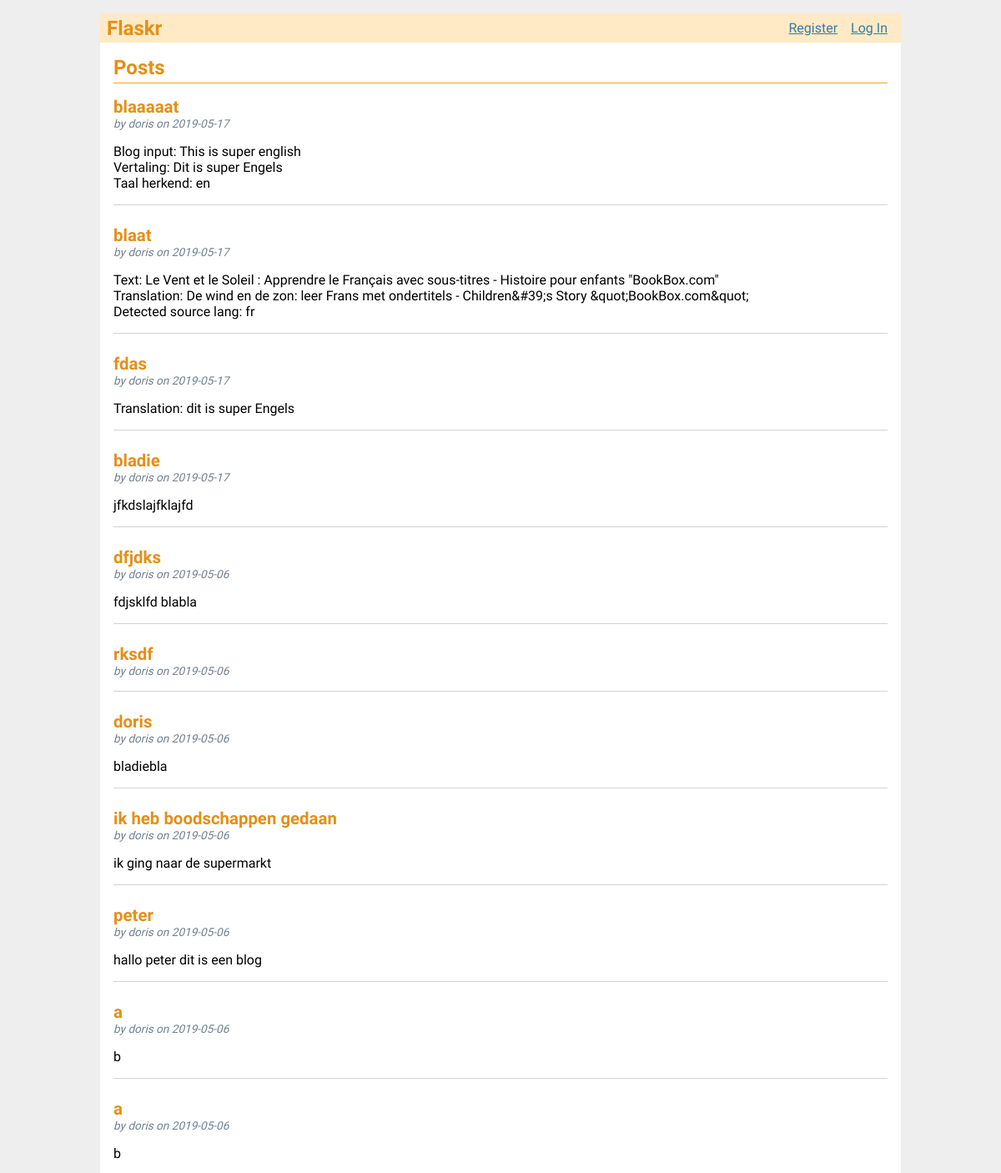
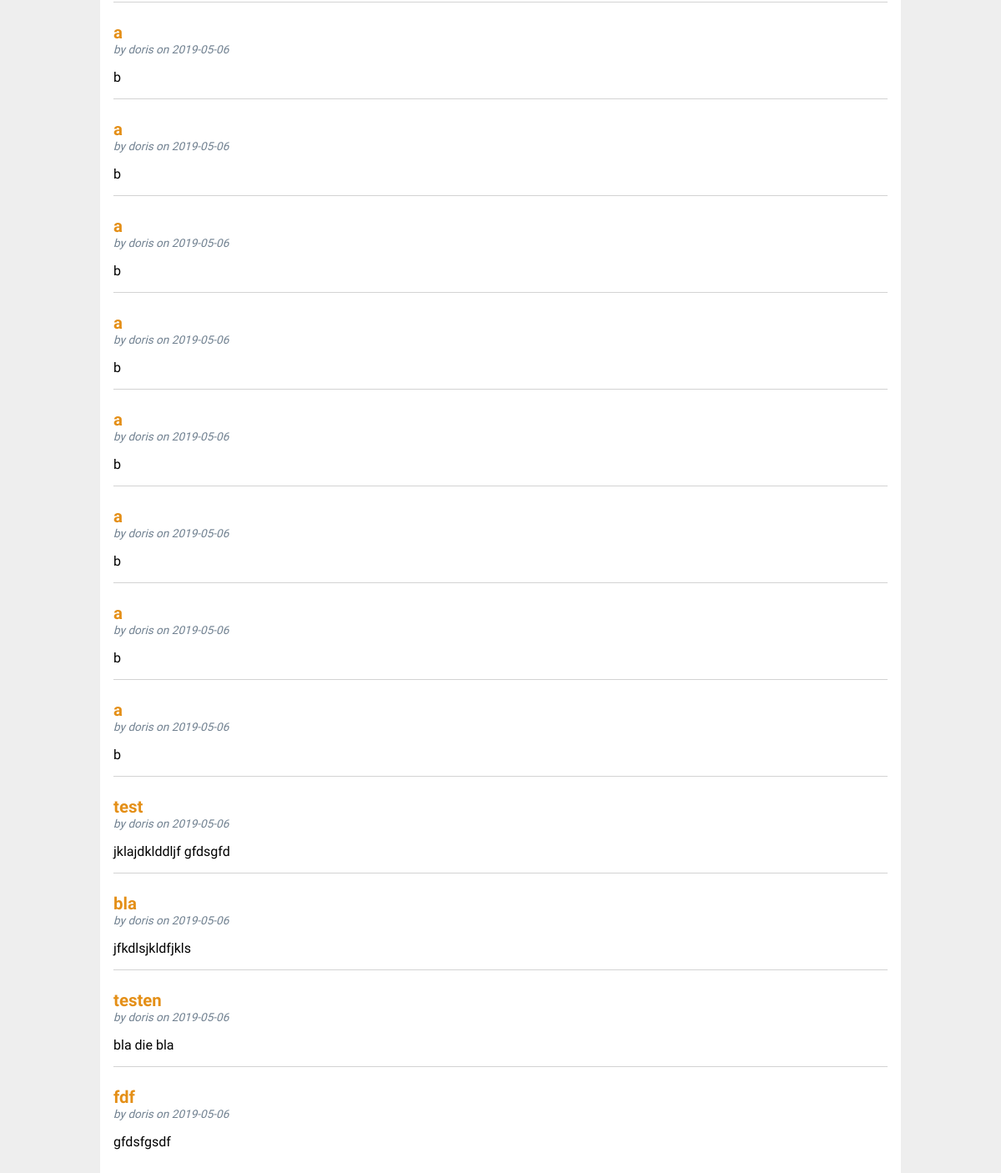
The page / on the database its author committed (2 pictures, top to bottom).
### tables this page shows
CREATE TABLE post (
  id INTEGER PRIMARY KEY AUTOINCREMENT,
  author_id INTEGER NOT NULL,
  created TIMESTAMP NOT NULL DEFAULT CURRENT_TIMESTAMP,
  title TEXT NOT NULL,
  body TEXT NOT NULL,
  FOREIGN KEY (author_id) REFERENCES user (id)
);

CREATE TABLE user (
  id INTEGER PRIMARY KEY AUTOINCREMENT,
  username TEXT UNIQUE NOT NULL,
  password TEXT NOT NULL
);

### flaskr/blog.py (the view)
@bp.route('/')
def index():
    db = get_db()
    posts = db.execute(
        'SELECT p.id, title, body, created, author_id, username'
        ' FROM post p JOIN user u ON p.author_id = u.id'
        ' ORDER BY created DESC'
    ).fetchall()
    return render_template('blog/index.html', posts=posts)

### flaskr/auth.py (called while the page is built)
@bp.before_app_request
def load_logged_in_user():
    user_id = session.get('user_id')
    if user_id is None:
        g.user = None
    else:
        g.user = get_db().execute(
            'SELECT * FROM user WHERE id = ?', (user_id,)
        ).fetchone()

### flaskr/db.py (called while the page is built)
def dict_factory(cursor, row):
    d = {}
    for idx, col in enumerate(cursor.description):
        d[col[0]] = row[idx]
    return d

def get_db():
	if 'db' not in g:
		g.db = sqlite3.connect(
			current_app.config['DATABASE'],
			detect_types=sqlite3.PARSE_DECLTYPES
		)
		g.db.row_factory = dict_factory
	return g.db

### flaskr/templates/blog/index.html (shortened to what this page needs)
{% extends 'base.html' %}
{% block header %}
  <h1>{% block title %}Posts{% endblock %}</h1>
{% endblock %}
{% block content %}
  {% for post in posts %}
    <article class="post">
      <header>
        <div>
          <h1>{{ post['title'] }}</h1>
          <div class="about">by {{ post['username'] }} on {{ post['created'].strftime('%Y-%m-%d') }}</div>
        </div>
      </header>
      <p class="body">{{ post['body'] }}</p>
    </article>
    {% if not loop.last %}
      <hr>
    {% endif %}
  {% endfor %}
{% endblock %}

### flaskr/templates/base.html (shortened to what this page needs)
<!doctype html>
<link rel="stylesheet" href="{{ url_for('static', filename='style.css') }}">
<nav>
  <h1>Flaskr</h1>
  <ul>
    {% if g.user %}
      <li><span>{{ g.user['username'] }}</span>
      <li><a href="{{ url_for('auth.logout') }}">Log Out</a>
    {% else %}
      <li><a href="{{ url_for('auth.register') }}">Register</a>
      <li><a href="{{ url_for('auth.login') }}">Log In</a>
    {% endif %}
  </ul>
</nav>
<section class="content">
  <header>
    {% block header %}{% endblock %}
  </header>
  {% block content %}{% endblock %}
</section>

### flaskr/static/style.css (style rules this page uses)
h1 { font-family: 'Miriam Libre', Arial, Geneva, sans-serif; color: #E48F17; margin: 1rem 0; }
a { color: #377ba8; }
hr { border: none; border-top: 1px solid lightgray; }
nav { background: #ffeac5; display: flex; align-items: center; padding: 0 0.5rem; }
nav h1 { flex: auto; margin: 0; }
nav ul { display: flex; list-style: none; margin: 0; padding: 0; }
nav ul li a, nav ul li span, header .action { display: block; padding: 0.5rem; }
.content { padding: 0 1rem 1rem; }
.content > header { border-bottom: 1px solid #F6A71D; display: flex; align-items: flex-end; }
.content > header h1 { flex: auto; margin: 1rem 0 0.25rem 0; }
.post > header { display: flex; align-items: flex-end; font-size: 0.85em; }
.post > header > div:first-of-type { flex: auto; }
.post > header h1 { font-size: 1.5em; margin-bottom: 0; }
.post .about { color: slategray; font-style: italic; }
.post .body { white-space: pre-line; }
.content:last-child { margin-bottom: 0; }

### rows shown on the page
post: title "blaaaaat", username "doris", created "2019-05-17", body "Blog input: This is super english Vertaling: Dit is super Engels Taal herkend: en"
post: title "blaat", username "doris", created "2019-05-17", body "Text: Le Vent et le Soleil : Apprendre le Français avec sous-titres - Histoire pour enfants \"BookBox.com\" Translation: De wind en de zon: leer Frans met ondertitels - Children&#39;s Story &quot;BookBox.com&quot; Detected source lang: fr"
post: title "fdas", username "doris", created "2019-05-17", body "Translation: dit is super Engels"
post: title "bladie", username "doris", created "2019-05-17", body "jfkdslajfklajfd"
post: title "dfjdks", username "doris", created "2019-05-06", body "fdjsklfd blabla"
post: title "rksdf", username "doris", created "2019-05-06"
post: title "doris", username "doris", created "2019-05-06", body "bladiebla"
post: title "ik heb boodschappen gedaan", username "doris", created "2019-05-06", body "ik ging naar de supermarkt"
post: title "peter", username "doris", created "2019-05-06", body "hallo peter dit is een blog"
post: title "a", username "doris", created "2019-05-06", body "b"
post: title "a", username "doris", created "2019-05-06", body "b"
post: title "a", username "doris", created "2019-05-06", body "b"
post: title "a", username "doris", created "2019-05-06", body "b"
post: title "a", username "doris", created "2019-05-06", body "b"
post: title "a", username "doris", created "2019-05-06", body "b"
post: title "a", username "doris", created "2019-05-06", body "b"
post: title "a", username "doris", created "2019-05-06", body "b"
post: title "a", username "doris", created "2019-05-06", body "b"
post: title "a", username "doris", created "2019-05-06", body "b"
post: title "test", username "doris", created "2019-05-06", body "jklajdklddljf gfdsgfd"
post: title "bla", username "doris", created "2019-05-06", body "jfkdlsjkldfjkls"
post: title "testen", username "doris", created "2019-05-06", body "bla die bla"
post: title "fdf", username "doris", created "2019-05-06", body "gfdsfgsdf"
